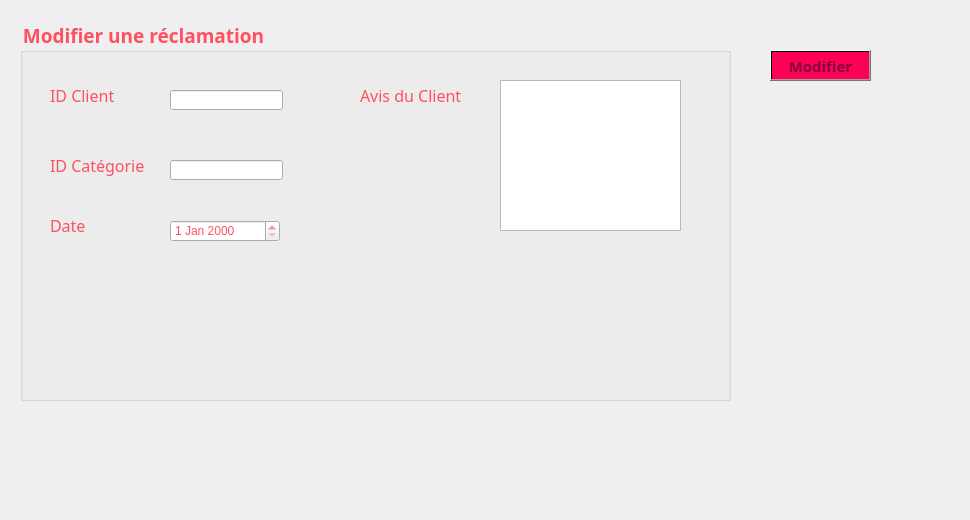
      <widget class="QWidget" name="tab_6">
       <attribute name="title">
        <string>Modifier</string>
       </attribute>
       <widget class="QGroupBox" name="groupBox_2">
        <property name="geometry">
         <rect>
          <x>20</x>
          <y>20</y>
          <width>711</width>
          <height>381</height>
         </rect>
        </property>
        <property name="font">
         <font>
          <family>Lucida Calligraphy</family>
          <pointsize>14</pointsize>
          <weight>75</weight>
          <bold>true</bold>
         </font>
        </property>
        <property name="styleSheet">
         <string notr="true">color: rgb(255, 80, 97);
</string>
        </property>
        <property name="title">
         <string>Modifier une réclamation</string>
        </property>
        <widget class="QLabel" name="label_22">
         <property name="geometry">
          <rect>
           <x>30</x>
           <y>130</y>
           <width>171</width>
           <height>31</height>
          </rect>
         </property>
         <property name="font">
          <font>
           <family>Lucida Calligraphy</family>
           <pointsize>12</pointsize>
          </font>
         </property>
         <property name="text">
          <string>ID Catégorie</string>
         </property>
        </widget>
        <widget class="QLineEdit" name="lineEdit_7">
         <property name="geometry">
          <rect>
           <x>150</x>
           <y>140</y>
           <width>113</width>
           <height>20</height>
          </rect>
         </property>
        </widget>
        <widget class="QDateEdit" name="dateEdit_4">
         <property name="geometry">
          <rect>
           <x>150</x>
           <y>200</y>
           <width>110</width>
           <height>22</height>
          </rect>
         </property>
        </widget>
        <widget class="QLineEdit" name="lineEdit_8">
         <property name="geometry">
          <rect>
           <x>150</x>
           <y>70</y>
           <width>113</width>
           <height>20</height>
          </rect>
         </property>
        </widget>
        <widget class="QLabel" name="label_23">
         <property name="geometry">
          <rect>
           <x>168</x>
           <y>318</y>
           <width>2101</width>
           <height>2211</height>
          </rect>
         </property>
         <property name="text">
          <string/>
         </property>
         <property name="pixmap">
          <pixmap>macaron.jpg</pixmap>
         </property>
        </widget>
        <widget class="QLabel" name="label_24">
         <property name="geometry">
          <rect>
           <x>30</x>
           <y>60</y>
           <width>171</width>
           <height>31</height>
          </rect>
         </property>
         <property name="font">
          <font>
           <family>Lucida Calligraphy</family>
           <pointsize>12</pointsize>
          </font>
         </property>
         <property name="text">
          <string>ID Client</string>
         </property>
        </widget>
        <widget class="QLabel" name="label_25">
         <property name="geometry">
          <rect>
           <x>30</x>
           <y>190</y>
           <width>171</width>
           <height>31</height>
          </rect>
         </property>
         <property name="font">
          <font>
           <family>Lucida Calligraphy</family>
           <pointsize>12</pointsize>
          </font>
         </property>
         <property name="text">
          <string>Date</string>
         </property>
        </widget>
        <widget class="QLabel" name="label_26">
         <property name="geometry">
          <rect>
           <x>340</x>
           <y>60</y>
           <width>171</width>
           <height>31</height>
          </rect>
         </property>
         <property name="font">
          <font>
           <family>Lucida Calligraphy</family>
           <pointsize>12</pointsize>
          </font>
         </property>
         <property name="text">
          <string>Avis du Client</string>
         </property>
        </widget>
        <widget class="QTextBrowser" name="textBrowser_4">
         <property name="geometry">
          <rect>
           <x>480</x>
           <y>60</y>
           <width>181</width>
           <height>151</height>
          </rect>
         </property>
        </widget>
       </widget>
       <widget class="QPushButton" name="pushButton_2">
        <property name="geometry">
         <rect>
          <x>770</x>
          <y>50</y>
          <width>101</width>
          <height>31</height>
         </rect>
        </property>
        <property name="font">
         <font>
          <family>Lucida Calligraphy</family>
          <pointsize>11</pointsize>
          <weight>75</weight>
          <bold>true</bold>
         </font>
        </property>
        <property name="styleSheet">
         <string notr="true">background-color: qlineargradient(spread:pad, x1:1, y1:0, x2:1, y2:0, stop:0.919598 rgba(255, 0, 84, 255), stop:0.98 rgba(0, 0, 0, 255), stop:1 rgba(235, 148, 61, 255));
color: rgb(132, 1, 64);</string>
        </property>
        <property name="text">
         <string>Modifier</string>
        </property>
       </widget>
       <widget class="QLabel" name="label_6">
        <property name="geometry">
         <rect>
          <x>-20</x>
          <y>-10</y>
          <width>961</width>
          <height>511</height>
         </rect>
        </property>
        <property name="text">
         <string/>
        </property>
        <property name="pixmap">
         <pixmap>../../../../Downloads/155296947_507314950275690_225535330781415924_n.jpg</pixmap>
        </property>
       </widget>
       <zorder>label_6</zorder>
       <zorder>groupBox_2</zorder>
       <zorder>pushButton_2</zorder>
      </widget>
